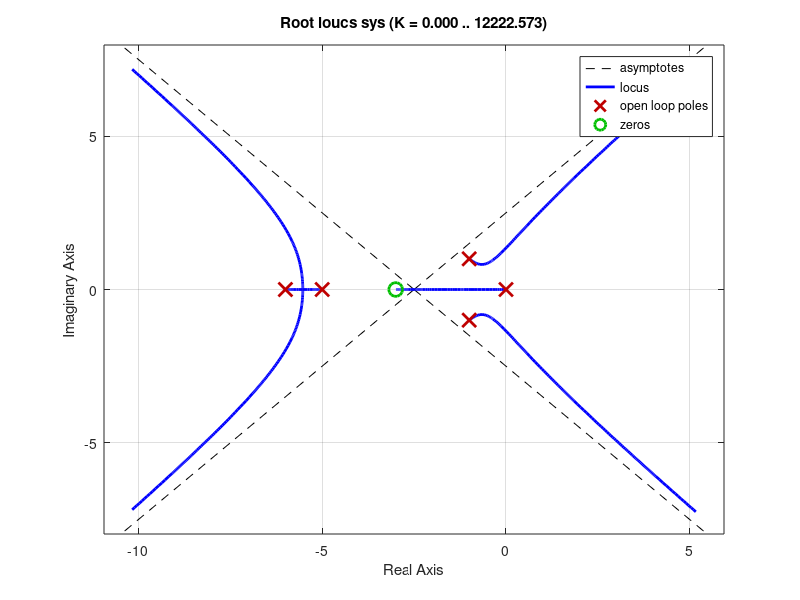

MATLAB code for this plot: (Note: this script raises an error after producing the figure.)
% define the numerator and denominator of the expression
num = poly([-3]);
den = poly([0 -5 -6 -1+j -1-j]);

% express the expression as transfer function
sys = tf(num,den);

% compute and plot root locus in matlab figure window
rlocus(sys);

% returns the root locus gain and the closed-loop poles
[k, poles] = rlocfind(sys)


